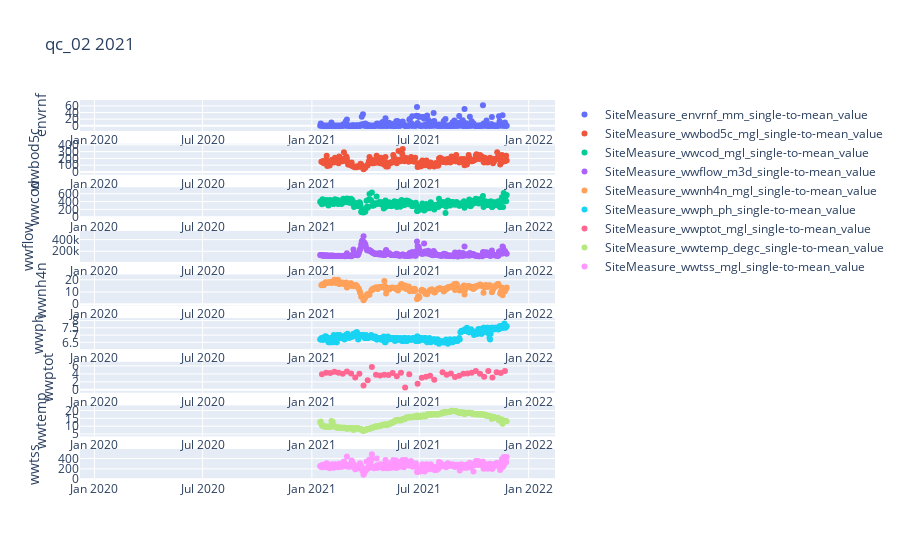
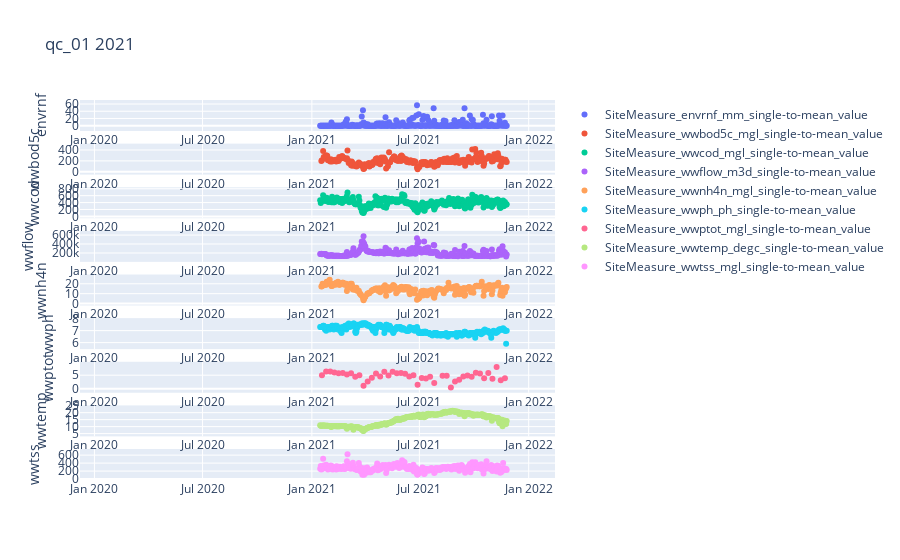

Notebook code for these charts, in order:
### Code cell
value_cols = [col for col in df1.columns if "value" in col]
fig = px.scatter(
    df1[value_cols])
fig.show()

### Figure 1 — Plotly figure (JSON) as saved in the notebook; plotly's stock layout.template omitted (floating-point values rounded to 4 significant figures; data arrays with more than 128 entries replaced by an {"elided": "..."} marker saying what was removed)
{"data": [{"marker": {"symbol": "circle"}, "mode": "markers", "name": "SiteMeasure_envrnf_mm_single-to-mean_value", "type": "scatter", "x": {"elided": "708 str values"}, "xaxis": "x", "y": {"elided": "708 float values"}, "yaxis": "y"}, {"marker": {"symbol": "circle"}, "mode": "markers", "name": "SiteMeasure_wwbod5c_mgl_single-to-mean_value", "type": "scatter", "x": {"elided": "708 str values"}, "xaxis": "x2", "y": {"elided": "708 int values"}, "yaxis": "y2"}, {"marker": {"symbol": "circle"}, "mode": "markers", "name": "SiteMeasure_wwcod_mgl_single-to-mean_value", "type": "scatter", "x": {"elided": "708 str values"}, "xaxis": "x3", "y": {"elided": "708 int values"}, "yaxis": "y3"}, {"marker": {"symbol": "circle"}, "mode": "markers", "name": "SiteMeasure_wwflow_m3d_single-to-mean_value", "type": "scatter", "x": {"elided": "708 str values"}, "xaxis": "x4", "y": {"elided": "708 int values"}, "yaxis": "y4"}, {"marker": {"symbol": "circle"}, "mode": "markers", "name": "SiteMeasure_wwnh4n_mgl_single-to-mean_value", "type": "scatter", "x": {"elided": "708 str values"}, "xaxis": "x5", "y": {"elided": "708 float values"}, "yaxis": "y5"}, {"marker": {"symbol": "circle"}, "mode": "markers", "name": "SiteMeasure_wwph_ph_single-to-mean_value", "type": "scatter", "x": {"elided": "708 str values"}, "xaxis": "x6", "y": {"elided": "708 float values"}, "yaxis": "y6"}, {"marker": {"symbol": "circle"}, "mode": "markers", "name": "SiteMeasure_wwptot_mgl_single-to-mean_value", "type": "scatter", "x": {"elided": "708 str values"}, "xaxis": "x7", "y": {"elided": "708 float values"}, "yaxis": "y7"}, {"marker": {"symbol": "circle"}, "mode": "markers", "name": "SiteMeasure_wwtemp_degc_single-to-mean_value", "type": "scatter", "x": {"elided": "708 str values"}, "xaxis": "x8", "y": {"elided": "708 float values"}, "yaxis": "y8"}, {"marker": {"symbol": "circle"}, "mode": "markers", "name": "SiteMeasure_wwtss_mgl_single-to-mean_value", "type": "scatter", "x": {"elided": "708 str values"}, "xaxis": "x9", "y": {"elided": "708 int values"}, "yaxis": "y9"}], "layout": {"title": {"text": "qc_02 2021"}, "xaxis": {"anchor": "y", "domain": [0, 1]}, "xaxis2": {"anchor": "y2", "domain": [0, 1]}, "xaxis3": {"anchor": "y3", "domain": [0, 1]}, "xaxis4": {"anchor": "y4", "domain": [0, 1]}, "xaxis5": {"anchor": "y5", "domain": [0, 1]}, "xaxis6": {"anchor": "y6", "domain": [0, 1]}, "xaxis7": {"anchor": "y7", "domain": [0, 1]}, "xaxis8": {"anchor": "y8", "domain": [0, 1]}, "xaxis9": {"anchor": "y9", "domain": [0, 1]}, "yaxis": {"anchor": "x", "domain": [0.9185, 1], "title": {"text": "envrnf"}}, "yaxis2": {"anchor": "x2", "domain": [0.8037, 0.8852], "title": {"text": "wwbod5c"}}, "yaxis3": {"anchor": "x3", "domain": [0.6889, 0.7704], "title": {"text": "wwcod"}}, "yaxis4": {"anchor": "x4", "domain": [0.5741, 0.6556], "title": {"text": "wwflow"}}, "yaxis5": {"anchor": "x5", "domain": [0.4593, 0.5407], "title": {"text": "wwnh4n"}}, "yaxis6": {"anchor": "x6", "domain": [0.3444, 0.4259], "title": {"text": "wwph"}}, "yaxis7": {"anchor": "x7", "domain": [0.2296, 0.3111], "title": {"text": "wwptot"}}, "yaxis8": {"anchor": "x8", "domain": [0.1148, 0.1963], "title": {"text": "wwtemp"}}, "yaxis9": {"anchor": "x9", "domain": [0, 0.08148], "title": {"text": "wwtss"}}}}

### Figure 2 — Plotly figure (JSON) as saved in the notebook; plotly's stock layout.template omitted (floating-point values rounded to 4 significant figures; data arrays with more than 128 entries replaced by an {"elided": "..."} marker saying what was removed)
{"data": [{"marker": {"symbol": "circle"}, "mode": "markers", "name": "SiteMeasure_envrnf_mm_single-to-mean_value", "type": "scatter", "x": {"elided": "708 str values"}, "xaxis": "x", "y": {"elided": "708 float values"}, "yaxis": "y"}, {"marker": {"symbol": "circle"}, "mode": "markers", "name": "SiteMeasure_wwbod5c_mgl_single-to-mean_value", "type": "scatter", "x": {"elided": "708 str values"}, "xaxis": "x2", "y": {"elided": "708 int values"}, "yaxis": "y2"}, {"marker": {"symbol": "circle"}, "mode": "markers", "name": "SiteMeasure_wwcod_mgl_single-to-mean_value", "type": "scatter", "x": {"elided": "708 str values"}, "xaxis": "x3", "y": {"elided": "708 int values"}, "yaxis": "y3"}, {"marker": {"symbol": "circle"}, "mode": "markers", "name": "SiteMeasure_wwflow_m3d_single-to-mean_value", "type": "scatter", "x": {"elided": "708 str values"}, "xaxis": "x4", "y": {"elided": "708 int values"}, "yaxis": "y4"}, {"marker": {"symbol": "circle"}, "mode": "markers", "name": "SiteMeasure_wwnh4n_mgl_single-to-mean_value", "type": "scatter", "x": {"elided": "708 str values"}, "xaxis": "x5", "y": {"elided": "708 float values"}, "yaxis": "y5"}, {"marker": {"symbol": "circle"}, "mode": "markers", "name": "SiteMeasure_wwph_ph_single-to-mean_value", "type": "scatter", "x": {"elided": "708 str values"}, "xaxis": "x6", "y": {"elided": "708 float values"}, "yaxis": "y6"}, {"marker": {"symbol": "circle"}, "mode": "markers", "name": "SiteMeasure_wwptot_mgl_single-to-mean_value", "type": "scatter", "x": {"elided": "708 str values"}, "xaxis": "x7", "y": {"elided": "708 float values"}, "yaxis": "y7"}, {"marker": {"symbol": "circle"}, "mode": "markers", "name": "SiteMeasure_wwtemp_degc_single-to-mean_value", "type": "scatter", "x": {"elided": "708 str values"}, "xaxis": "x8", "y": {"elided": "708 float values"}, "yaxis": "y8"}, {"marker": {"symbol": "circle"}, "mode": "markers", "name": "SiteMeasure_wwtss_mgl_single-to-mean_value", "type": "scatter", "x": {"elided": "708 str values"}, "xaxis": "x9", "y": {"elided": "708 int values"}, "yaxis": "y9"}], "layout": {"title": {"text": "qc_01 2021"}, "xaxis": {"anchor": "y", "domain": [0, 1]}, "xaxis2": {"anchor": "y2", "domain": [0, 1]}, "xaxis3": {"anchor": "y3", "domain": [0, 1]}, "xaxis4": {"anchor": "y4", "domain": [0, 1]}, "xaxis5": {"anchor": "y5", "domain": [0, 1]}, "xaxis6": {"anchor": "y6", "domain": [0, 1]}, "xaxis7": {"anchor": "y7", "domain": [0, 1]}, "xaxis8": {"anchor": "y8", "domain": [0, 1]}, "xaxis9": {"anchor": "y9", "domain": [0, 1]}, "yaxis": {"anchor": "x", "domain": [0.9185, 1], "title": {"text": "envrnf"}}, "yaxis2": {"anchor": "x2", "domain": [0.8037, 0.8852], "title": {"text": "wwbod5c"}}, "yaxis3": {"anchor": "x3", "domain": [0.6889, 0.7704], "title": {"text": "wwcod"}}, "yaxis4": {"anchor": "x4", "domain": [0.5741, 0.6556], "title": {"text": "wwflow"}}, "yaxis5": {"anchor": "x5", "domain": [0.4593, 0.5407], "title": {"text": "wwnh4n"}}, "yaxis6": {"anchor": "x6", "domain": [0.3444, 0.4259], "title": {"text": "wwph"}}, "yaxis7": {"anchor": "x7", "domain": [0.2296, 0.3111], "title": {"text": "wwptot"}}, "yaxis8": {"anchor": "x8", "domain": [0.1148, 0.1963], "title": {"text": "wwtemp"}}, "yaxis9": {"anchor": "x9", "domain": [0, 0.08148], "title": {"text": "wwtss"}}}}
